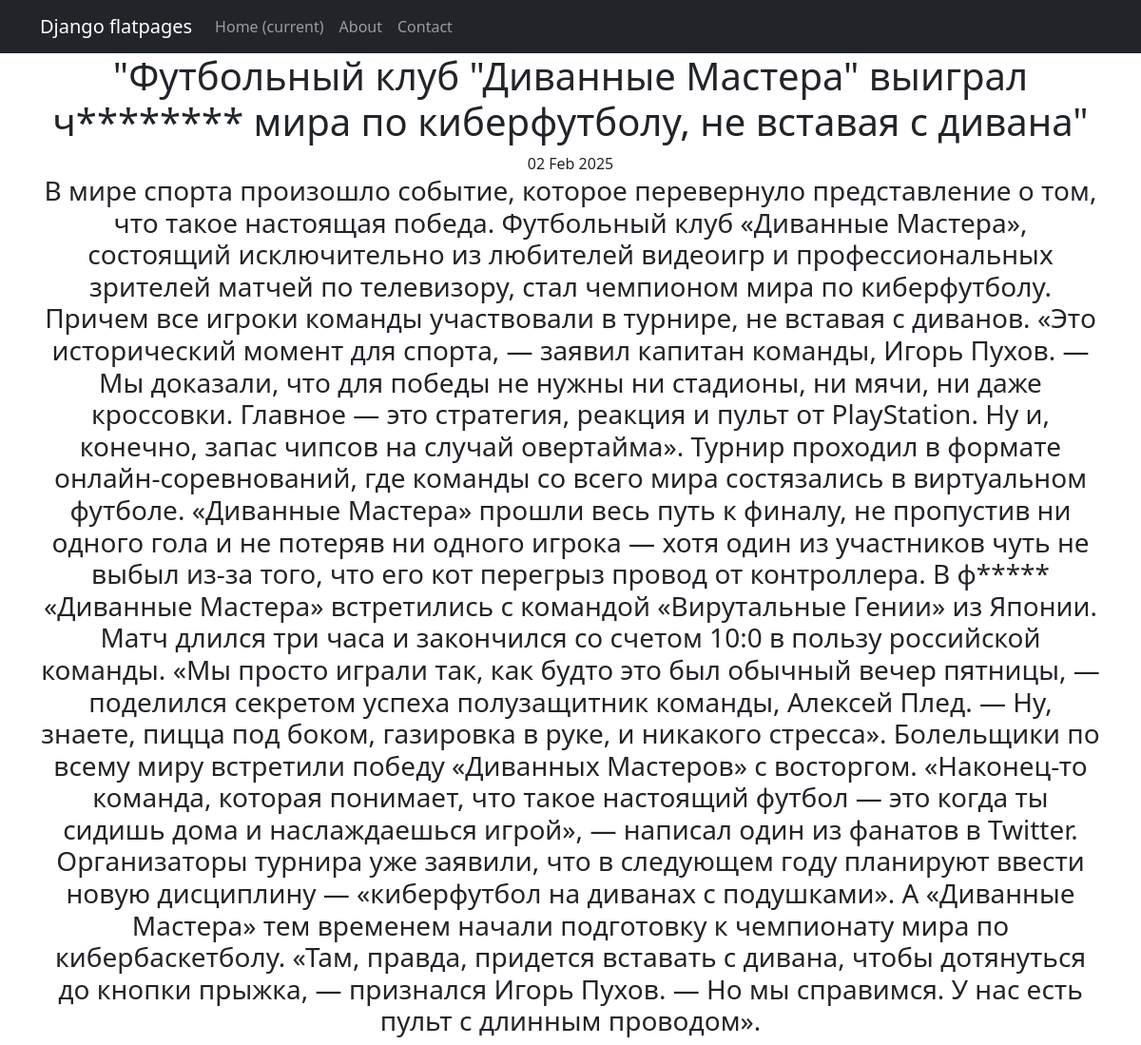
Screenshot of /news/3 with the database file from the repository.
### news/models.py (models this page shows, shortened)
class Post (models.Model):
    NEWS = 'NW'
    ARTICLE = 'AR'
    CATEGORY_TYPE = (
        (NEWS , "Новость"),
        (ARTICLE, "Статья")
    )
    author = models.ForeignKey(Author, on_delete=models.CASCADE)
    date_add = models.DateTimeField (auto_now_add=True)
    title = models.CharField(max_length=255)
    post = models.TextField()
    rating = models.IntegerField(default=0)
    postCategory = models.ManyToManyField(Category, through="PostCategory")
    categoryType = models.CharField(max_length=2, choices=CATEGORY_TYPE, default=NEWS)

### news/views.py (the view)
# urls.py: path('<int:pk>', NewsDetail.as_view(), name="new"),
class NewsDetail (DetailView):
    model=Post
    template_name = 'new.html'
    context_object_name = 'new'

### news/templatetags/custom_filters.py (called while the page is built)
@register.filter()
def censor(value):
   words = value.split()  # Используем другое имя для списка слов
   censor_list = []
   for word in words:
      if word.lower() in bad_words:
         censor_word = word[0] + '*' * (len(word) - 1)
         censor_list.append(censor_word)
      else:
         censor_list.append(word)
   return ' '.join(censor_list)

### templates/new.html (shortened to what this page needs)
{% extends 'default.html' %}
{% load custom_filters %}
{% block content %}
<h1>{{ new.title|censor }}</h1>
{{ new.date_add|date:"d M Y"}}
<h3>{{ new.post|censor}}</h3>
{% endblock content %}

### rows the page displays
Post: title|censor "\"Футбольный клуб \"Диванные Мастера\" выиграл ч******** мира по киберфутболу, не вставая с дивана\"", date_add "02 Feb 2025", post|censor "В мире спорта произошло событие, которое перевернуло представление о том, что такое настоящая победа. Футбольный клуб «Диванные Мастера», состоящий исключительно из любителей видеоигр и профессиональных зрителей матчей по телевизору, стал чемпионом мира по киберфутболу. Причем все игроки команды участвовали в турнире, не вставая с диванов. «Это исторический момент для спорта, — заявил капитан команды, Игорь Пухов. — Мы доказали, что для победы не нужны ни стадионы, ни мячи, ни даже кроссовки. Главное — это стратегия, реакция и пульт от PlayStation. Ну и, конечно, запас чипсов на случай овертайма». Турнир проходил в формате онлайн-соревнований, где команды со всего мира состязались в…"
